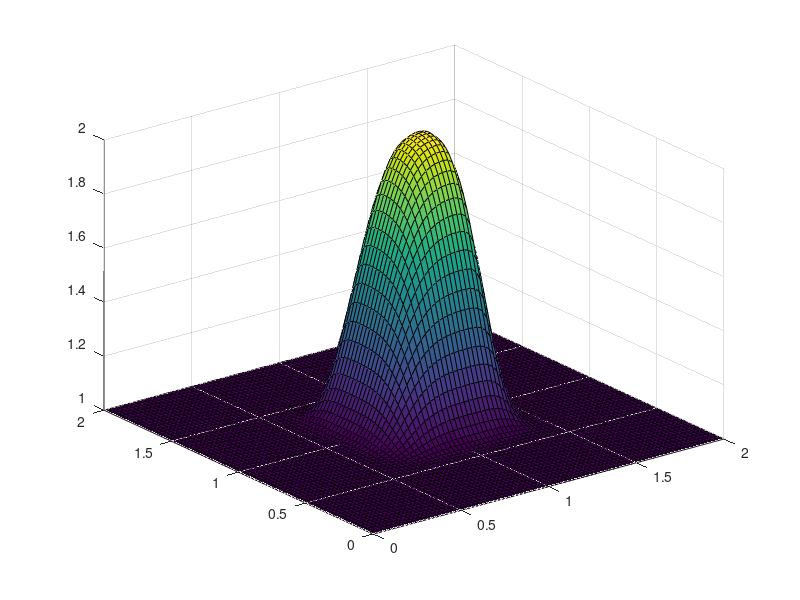

Recreate this plot in MATLAB.
%% -------------- Step six Lorena A. Barba - CFD ---------------------- %%
%                   Non-Linear Convection 2D


clear
clc
close all

% Initialization
nx = 81;                                    % Number of x grid points
ny = 81;                                    % Number of y grid points
nt = 50;                                    % Time
x_lower = 0;                                % x lower boundary
x_upper = 2;                                % x upper boundary
y_lower = 0;                                % y lower boundary
y_upper = 2;                                % y upper boundary
dx = (x_upper-x_lower)/(nx-1);              % x step size
dy = (y_upper-y_lower)/(ny-1);              % y step size
sigma = 0.2;                                % stabilty constant
dt = sigma*dx;                              % time step size

% Grid Generation
x = linspace(x_lower,x_upper,nx);           % x grid points
y = linspace(y_lower,y_upper,ny);           % y grid points
[X,Y] = meshgrid(x,y);                      % grid space


% Initial Conditions
u = ones(nx,ny);
v = ones(nx,ny);
for i = 1:nx
    for j = 1:ny
        if x(i) >= 0.5 && x(i) <= 1
            if y(j) >= 0.5 && y(j) <= 1
                u(i,j) = 2;
                v(i,j) = 2;
            end
        end
    end
end

% Main Loop
for it = 1:nt
    un = u;
    vn = v;
    u(2:nx,2:ny) = un(2:nx,2:ny) - un(2:nx,2:ny).*(dt/dx).*(un(2:nx,2:ny)-un(1:nx-1,2:ny))...
    -vn(2:nx,2:ny).*(dt/dy).*(un(2:nx,2:ny)-un(2:nx,1:ny-1));
    v(2:nx,2:ny) = vn(2:nx,2:ny) - un(2:nx,2:ny)*(dt/dx).*(vn(2:nx,2:ny)-vn(1:nx-1,2:ny))...
    -vn(2:nx,2:ny).*(dt/dy).*(vn(2:nx,2:ny)-vn(2:nx,1:ny-1));
    pause(0.1)
    surf(X,Y,v(:,:))
end